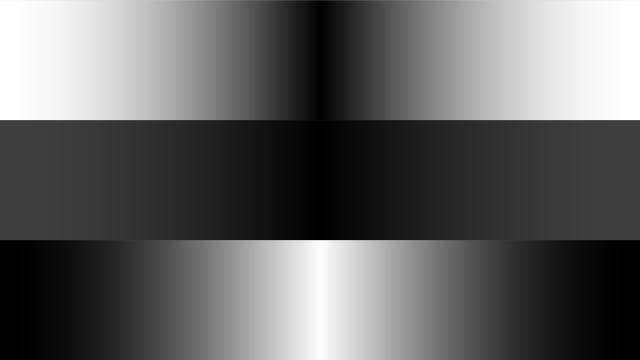
Frame 1 (no input)
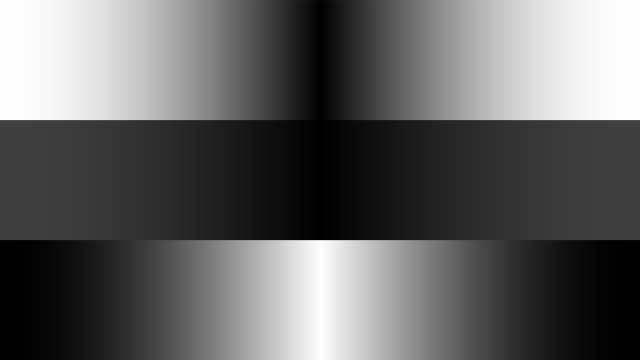
Frame 2 (the mouse pressed at the canvas centre, redrawn once)

The Processing sketch that drew these frames (run headless with seeded random() and noise(); the mouse was pressed at the canvas centre and the sketch redrawn once):

// Processing sketch: Array
// ── Array.pde
/**
 * Array. 
 * 
 * An array is a list of data. Each piece of data in an array 
 * is identified by an index number representing its position in 
 * the array. Arrays are zero based, which means that the first 
 * element in the array is [0], the second element is [1], and so on. 
 * In this example, an array named "coswav" is created and
 * filled with the cosine values. This data is displayed three 
 * separate ways on the screen.  
 */


float[] coswave; 

void setup() {
  size(640, 360);
  coswave = new float[width];
  for (int i = 0; i < width; i++) {
    float amount = map(i, 0, width, 0, PI);
    coswave[i] = abs(cos(amount));
  }
  noLoop();
}

void draw() {

  for (int i = 0; i < width; i++) {
    stroke(coswave[i]*255);
    line(i, 0, i, height/3);
  }

  for (int i = 0; i < width; i++) {
    stroke(coswave[i]*255 / 4);
    line(i, height/3, i, height/3*2);
  }

  for (int i = 0; i < width; i++) {
    stroke(255 - coswave[i]*255);
    line(i, height/3*2, i, height);
  }
  
}
